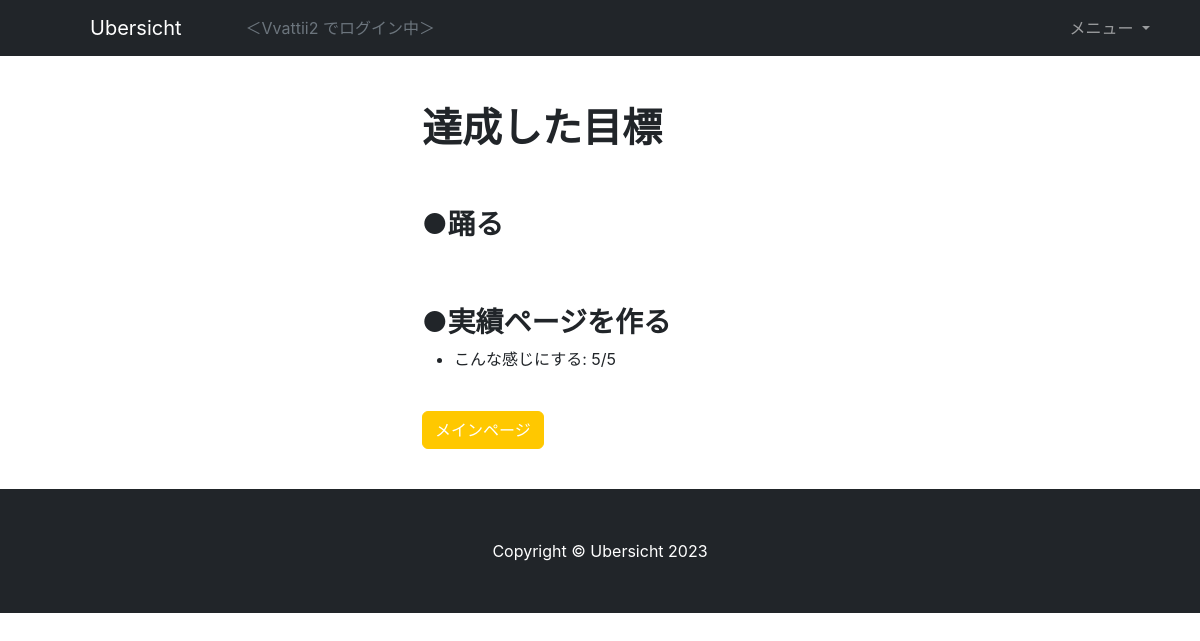
/achievement/ (signed in), run on the app's committed database.
### accounts/models.py (models this page shows)
class CustomUser(AbstractUser):
    dream = models.TextField(verbose_name="なりたい自分", max_length=200, blank=True, null=True)

### todo/models.py (models this page shows, shortened)
class Goals(models.Model):
    user = models.ForeignKey(CustomUser, on_delete=models.CASCADE)
    subject = models.CharField(verbose_name='目標', max_length=50)
    from_date = models.DateField(verbose_name='作成日', auto_now_add=True)
    until_date = models.DateField(verbose_name='期日', null=True, blank=True)
    remind_at = models.TimeField(verbose_name='リマインド時間', null=True, blank=True)
    memo = models.TextField(verbose_name='メモ', null=True, blank=True)
    is_completed = models.BooleanField(verbose_name='完了', default=False)

class Todos(models.Model):
    goal = models.ForeignKey(Goals, on_delete=models.CASCADE)
    title = models.CharField(verbose_name='タイトル', max_length=50)
    from_date = models.DateField(verbose_name='作成日', auto_now_add=True)
    until_date = models.DateField(verbose_name='期日', null=True, blank=True)
    image = models.ImageField(verbose_name='画像', null=True, blank=True)
    timer = models.IntegerField(verbose_name='タイマー', null=True, blank=True)
    amount = models.IntegerField(verbose_name='合計', null=True, blank=True)
    type = models.CharField(verbose_name='タイプ', default='task', max_length=20,
                            choices=TypeChoices.choices)
    current = models.IntegerField(verbose_name='進捗', null=True, blank=True)
    memo = models.TextField(verbose_name='メモ', null=True, blank=True)
    state = models.IntegerField(verbose_name='状態', default=1)
    @property
    def unit(self) -> str:
        if self.type == 'task':
            return ''
        elif self.type == 'training':
            return '回'
        elif self.type == 'exam':
            return '点'
        elif self.type == 'reading':
            return 'ページ'
        else:
            return ''

### todo/views.py (the view)
# urls.py: path('achievement/', AchievementView.as_view(), name='achievement'),
@method_decorator(login_required, name='dispatch')
class AchievementView(ListView):
    template_name = 'achievement.html'
    model = Goals
    def get_queryset(self) -> QuerySet[Any]:
        queryset = Goals.objects.filter(user=self.request.user, is_completed=True)
        for goal in queryset:
            todos = Todos.objects.filter(goal=goal)
            goal.todos = todos
        return queryset

### todo/templates/achievement.html (shortened to what this page needs)
{% extends 'base.html' %}
{% block content %}
<div class="container">
    <div class="row">
        <div class="col offset-4 py-4">
            <h1 class="py-4">達成した目標</h1>
            {% for goal in object_list %}
            <div class="py-4">
                <h3>●{{ goal.subject }}</h3>
                <ul>
                    {% for todo in goal.todos %}
                    <li>{{ todo.title }}: {{ todo.current }}/{{ todo.amount }}{{ todo.unit }}</li>
                    {% endfor %}
                </ul>
            </div>
            {% endfor %}
            <p><a href="{% url 'todo:main' %}" class="btn btn-primary">メインページ</a></p>
        </div>
    </div>
</div>
{% endblock content %}

### todo/templates/base.html (shortened to what this page needs)
{% load static %}
<!DOCTYPE html>
<html lang="ja">
    <head>
        <link href="{% static 'css/styles.css' %}" rel="stylesheet" />
    </head>
    <body>
        <nav class="navbar navbar-expand-md navbar-dark bg-dark">
            <div class="container">
                <a class="navbar-brand px-5" href="#">Ubersicht</a>
                <div class="collapse navbar-collapse" id="navbarSupportedContent">
                    {% if user.is_authenticated %}
                    <div class="text-muted justify-content-end">
                        ＜{{ user.username }} でログイン中＞
                    </div>
                    {% endif %}
                    <ul class="navbar-nav ms-auto">
                        <li class="nav-item dropdown">
                        <a class="nav-link dropdown-toggle" href="#" id="navbarDropdown" role="button" data-bs-toggle="dropdown" aria-haspopup="true" aria-expanded="false">
                            メニュー
                        </a>
                        </li>
                    </ul>
                </div>
            </div>
        </nav>
        {% block content %}{% endblock content %}
        <footer class="py-5 bg-dark">
            <div class="container px-4 px-lg-5"><p class="m-0 text-center text-white">Copyright &copy; Ubersicht 2023</p></div>
        </footer>
    </body>
</html>

### data on the page
CustomUser: username "Vvattii2"
Goals: subject "踊る"
Goals: subject "実績ページを作る"
Todos: title "こんな感じにする", current "5", amount "5"
